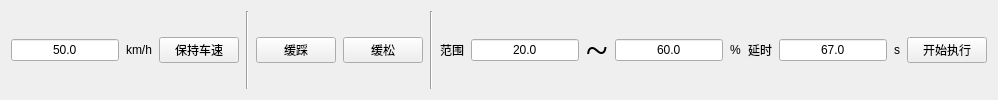
         <widget class="QWidget" name="tab_hlgs">
          <attribute name="title">
           <string> H/LGS </string>
          </attribute>
          <layout class="QHBoxLayout" name="horizontalLayout_11" stretch="0,0,0,0,0,0,0,0,0,0,0,0,0,0,0,0">
           <property name="spacing">
            <number>7</number>
           </property>
           <item>
            <widget class="QLineEdit" name="lineEdit_hlgs_speed">
             <property name="text">
              <string>50.0</string>
             </property>
             <property name="alignment">
              <set>Qt::AlignCenter</set>
             </property>
            </widget>
           </item>
           <item>
            <widget class="QLabel" name="label_29">
             <property name="text">
              <string>km/h</string>
             </property>
            </widget>
           </item>
           <item>
            <widget class="QPushButton" name="pushButton_hlgs_speed">
             <property name="text">
              <string> 保持车速 </string>
             </property>
            </widget>
           </item>
           <item>
            <widget class="Line" name="line_9">
             <property name="orientation">
              <enum>Qt::Vertical</enum>
             </property>
            </widget>
           </item>
           <item>
            <widget class="QPushButton" name="pushButton_hlgs_slowplus">
             <property name="text">
              <string>缓踩</string>
             </property>
            </widget>
           </item>
           <item>
            <widget class="QPushButton" name="pushButton_hlgs_slowdecline">
             <property name="text">
              <string>缓松</string>
             </property>
            </widget>
           </item>
           <item>
            <widget class="Line" name="line_10">
             <property name="orientation">
              <enum>Qt::Vertical</enum>
             </property>
            </widget>
           </item>
           <item>
            <widget class="QLabel" name="label_31">
             <property name="text">
              <string>范围</string>
             </property>
            </widget>
           </item>
           <item>
            <widget class="QLineEdit" name="lineEdit_hlgs_beginov">
             <property name="text">
              <string>20.0</string>
             </property>
             <property name="alignment">
              <set>Qt::AlignCenter</set>
             </property>
            </widget>
           </item>
           <item>
            <widget class="QLabel" name="label_30">
             <property name="font">
              <font>
               <family>Times New Roman</family>
               <pointsize>30</pointsize>
               <weight>50</weight>
               <italic>false</italic>
               <bold>false</bold>
              </font>
             </property>
             <property name="text">
              <string>~</string>
             </property>
            </widget>
           </item>
           <item>
            <widget class="QLineEdit" name="lineEdit_hlgs_stopov">
             <property name="text">
              <string>60.0</string>
             </property>
             <property name="alignment">
              <set>Qt::AlignCenter</set>
             </property>
            </widget>
           </item>
           <item>
            <widget class="QLabel" name="label_32">
             <property name="text">
              <string>%</string>
             </property>
            </widget>
           </item>
           <item>
            <widget class="QLabel" name="label_35">
             <property name="text">
              <string>延时</string>
             </property>
            </widget>
           </item>
           <item>
            <widget class="QLineEdit" name="lineEdit_hlgs_time">
             <property name="text">
              <string>67.0</string>
             </property>
             <property name="alignment">
              <set>Qt::AlignCenter</set>
             </property>
            </widget>
           </item>
           <item>
            <widget class="QLabel" name="label_34">
             <property name="text">
              <string>s</string>
             </property>
            </widget>
           </item>
           <item>
            <widget class="QPushButton" name="pushButton_hlgs_ovctrl">
             <property name="text">
              <string> 开始执行 </string>
             </property>
            </widget>
           </item>
          </layout>
         </widget>
